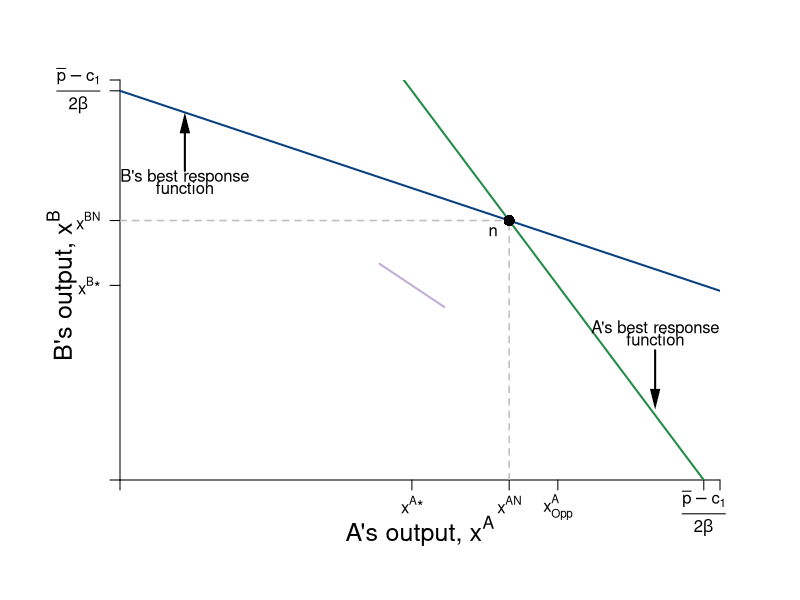

Recreate this plot in R.
require(shape)
pdf(file = "competitionmarkets/cournot_brfs_profits/cournot_brfs_profits_1.pdf", width = 9, height = 7)

#Set parameters for graphics
axislabelsize <- 1.5
graphlinewidth <- 2
segmentlinewidth <- 1.5

COL <- c("#7fc97f", "#beaed4", "#fdc086", "#ffff99", "#386cb0", "#f0027f", "#bf5b17", "#666666")
COLA <- c("#99d8c9","#66c2a4","#41ae76", "#238b45", "#005824")
COLB <- c("#4eb3d3", "#2b8cbe", "#0868ac","#084081")

par(mar =  c(6, 6, 4, 4))

piA <- function(xa, xb, s = 0.5, pmax = 20, c1 = 2) {
  (pmax - s*xb)*xa - s*(xa)^2 - c1*xa
}

piB <- function(xa, xb, s = 0.5, pmax = 20, c1 = 2) {
  (pmax - s*xa)*xb - s*(xb)^2 - c1*xb
}

brfB <- function(xa, s = 0.5, pmax = 20, c1 = 2) {
  (pmax - c1)/(2*s) - (1/2)*xa
}

brfA <- function(xa, s = 0.5, pmax = 20, c1 = 2) {
  (pmax - c1)/s - 2*xa
}

isoA <- function(xa, s = 0.5, pmax = 20, c1 = 2, piA = 72){
  -(c1*xa - pmax*xa + s*xa^2 + piA)/(s*xa)
}

isoB1 <- function(xa, s = 0.5, pmax = 20, c1 = 2, piB = 72){
  (-sqrt((c1 - pmax + s*xa)^2 - 4*piB*s) - c1 + pmax -s*xa)/(2*s)
}

isoB2 <- function(xa, s = 0.5, pmax = 20, c1 = 2, piB = 72){
  (sqrt((c1 - pmax + s*xa)^2 - 4*piB*s) - c1 + pmax -s*xa)/(2*s)
}


#Input into Wolfram Alpha: solve for x y = 1/b - (0.5*x)/(a*b) - u/(a*b*x)

#solve for y 72 = (p - s*y)*x - s*(x)^2 - c1*x 
#solve for y 72 = (p - s*x)*y - s*(y)^2 - c1*y

xlims <- c(0, 18.5)
ylims <- c(0, 18.5)

npts <- 501 
x <- seq(xlims[1], xlims[2], length.out = npts)
y <- seq(ylims[1], ylims[2], length.out = npts) 
a <- c(72, 81, 90, 91.125)
b <- c(61, 72, 81, 90)

plot(0, 0, xlim = xlims, ylim = ylims, type = "n",
     xlab = expression(paste("")),
     ylab = expression(paste("")), 
     xaxt = "n", 
     yaxt = "n", 
     cex.lab = axislabelsize, 
     bty = "n",
     xaxs="i", 
     yaxs="i")

ticksy <- c(0, 9, 12, 18, ylims[2])
ylabels <- c(NA, expression(paste(x^{B},"*")), expression(paste(x^{BN})), expression(paste( frac(bar(p) - c[1],2*beta) )),  NA)
ticksx <- c(0, 9, 12, 13.5, 18, xlims[2])
xlabels <- c(NA, expression(paste(x^{A},"*")), expression(paste(x^{AN})), expression(paste(x[Opp]^{A})), expression(paste(frac(bar(p) - c[1],2*beta))), NA)

axis(1, at = ticksx, pos = 0, labels = FALSE)
text(x = c(0, 9, 12, 13.5, 18, 36, xlims[2]), par("usr")[3] - 0.4, labels = xlabels, srt = 0, pos = 1, xpd = TRUE)
axis(2, at = ticksy, pos = 0, labels = ylabels, las = 1)

npts <- 500 
xx1 <- seq(xlims[1], xlims[2], length.out = npts)

#Pareto-improving lens
xpoly1 <- seq(from = 5.95, to = 12, length.out = 500)
ypoly1 <- isoA(xpoly1)
ypoly2 <- isoB1(xpoly1)
# polygon(x = c(xpoly1, rev(xpoly1)), y = c(ypoly1, rev(ypoly2)), col=COL[4], density=NULL, border = NA)
# 

lines(xx1, brfA(xx1, s = 0.5, pmax = 20, c1 = 2), col = COLA[4], lwd = graphlinewidth)
lines(xx1, brfB(xx1, s = 0.5, pmax = 20, c1 = 2), col = COLB[4], lwd = graphlinewidth)

# contour(y, x, 
#         outer(x, y, piA),
#         drawlabels = FALSE,
#         col = COLA[3],
#         lwd = segmentlinewidth,
#         levels = a, 
#         xaxs="i", 
#         yaxs="i", 
#         add = TRUE) 

mtext(expression(paste("A's output, ", x^A)), side=1, line = 2.5, cex = axislabelsize)
text(-1.8, 9, expression(paste("B's output, ", x^B)), xpd = TRUE, cex = axislabelsize, srt = 90) 

# contour(x, y, 
#         outer(x, y, piB),
#         drawlabels = FALSE,
#         col = COLB[2],
#         lwd = segmentlinewidth,
#         levels = b, 
#         add = TRUE
# ) 

#Label the iso-welfare functions for the HG, Aisha
# text(4.5, 1.5, expression(pi[1]^A))
# text(5.2, 1.5, expression(pi[2]^A))
# text(6, 1.5, expression(pi[3]^A))
# text(7, 1.5, expression(pi[Opp]^A))

#Label the indifference curves for the HG, Betty
# text(11.8, 18, expression(pi[Vic]^B))
# text(10.5, 18, expression(pi[1]^B))
# text(9.4, 18, expression(pi[2]^B))
# text(8.4, 18, expression(pi[3]^B))


#Label Nash Equilibrium 
segments(0, 12, 12, 12, lty = 2, col = "gray" , lwd = segmentlinewidth)
segments(12, 0, 12, 12, lty = 2, col = "gray" , lwd = segmentlinewidth)
points(12, 12, pch = 16, col = "black", cex = 1.5)
text(11.5, 11.5, expression(paste("n")))

#Checking points
segments(8, 10, 10, 8, lty = 1, col = COL[2] , lwd = graphlinewidth)


# text(9, 9.6, expression(paste("i")))
# segments(0, 9, 13.5, 9, lty = 2, col = "gray" , lwd = segmentlinewidth)
# segments(9, 0, 9, 9, lty = 2, col = "gray" , lwd = segmentlinewidth)
# segments(13.5, 0, 13.5, 9, lty = 2, col = "gray" , lwd = segmentlinewidth)
# points(9, 9, pch = 16, col = "black", cex = 1.5)
# points(13.5, 9, pch = 16, col = "black", cex = 1.5)
# text(13.45, 9.6, expression(paste("d")))
# 
# 
# points(10, 8, pch = 16, col = "black", cex = 1.5)
# text(10, 8.6, expression(paste("f")))
# points(8, 10, pch = 16, col = "black", cex = 1.5)
# text(8, 10.6, expression(paste("g")))

#A's brf
text(2, 14, expression(paste("B's best response")))
text(2, 13.5, expression(paste("function")))
Arrows(2, 14.3, 2, 16.5, col = "black", lty = 1, lwd = 2, arr.type = "triangle", arr.lwd = 0.5)

#B's brf
text(16.5, 7, expression(paste("A's best response")))
text(16.5, 6.5, expression(paste("function")))
Arrows(16.5, 6, 16.5, 3.75, col = "black", lty = 1, lwd = 2, arr.type = "triangle", arr.lwd = 0.5)


dev.off()
